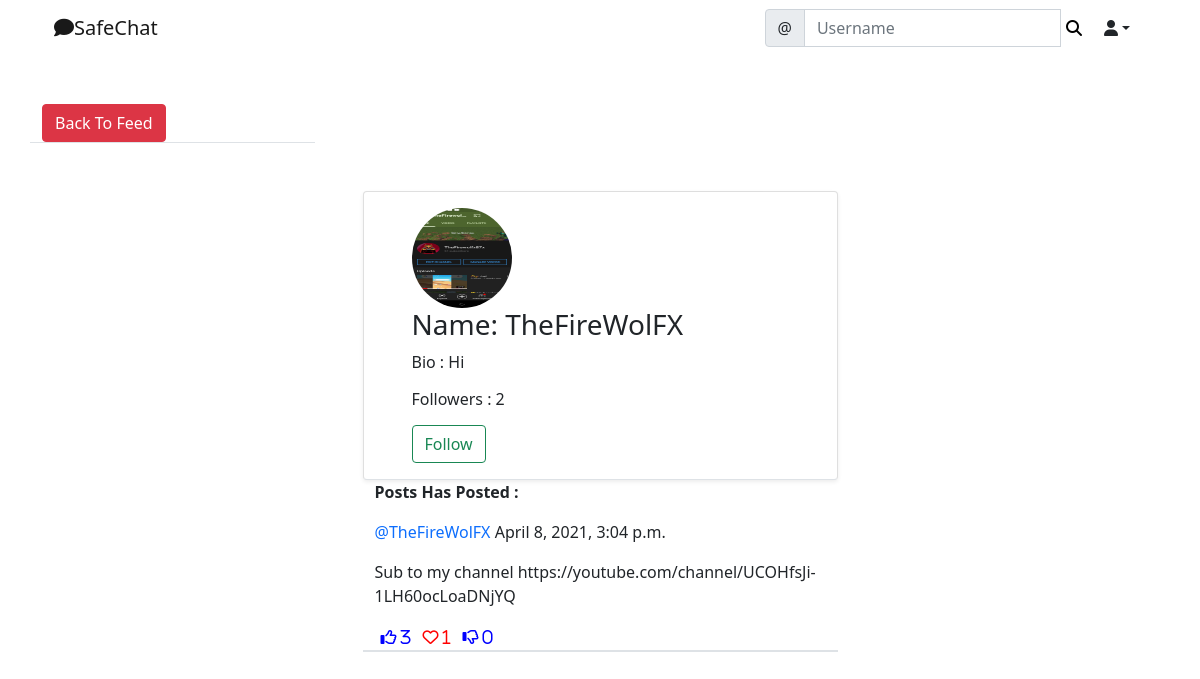
Page /social/profile/2 on the committed database.
### social/models.py (models this page shows)
class UserProfile(models.Model):
	user = models.OneToOneField(User, primary_key=True, verbose_name='user', related_name='profile', on_delete=models.CASCADE)
	name = models.CharField(max_length=30, blank=True, null=True)
	bio = models.TextField(max_length=500, blank=True, null=True)
	birth_date = models.DateField(null=True, blank=True)
	location = models.CharField(max_length=100, blank=True, null=True)
	picture = models.ImageField(upload_to="uploads/profile_pictures", default="media/uploads/profile_pictures/default.png")
	followers = models.ManyToManyField(User, blank=True, related_name='followers')

class Post(models.Model):
	body = models.TextField()
	created_on = models.DateTimeField(default=timezone.now)
	author = models.ForeignKey(User, on_delete=models.CASCADE)
	likes = models.ManyToManyField(User, blank=True, related_name='likes')
	dislikes = models.ManyToManyField(User, blank=True, related_name='dislikes')
	loves = models.ManyToManyField(User, blank=True, related_name='loves')

### social/views.py (the view)
# urls.py: path('profile/<int:pk>', ProfileView.as_view(), name='profile'),
class ProfileView(View):
	def get(self, request, pk, *args, **kwargs):
		profile = UserProfile.objects.get(pk=pk)
		user = profile.user
		posts = Post.objects.filter(author=user).order_by('-created_on')
		followers = profile.followers.all()
		if len(followers) == 0:
			is_following = False
		for follower in followers:
			if follower == request.user:
				is_following = True
				break
			else:
				is_following = False
		number_of_followers = len(followers)
		context = {
			'user': user,
			'profile': profile,
			'posts': posts,
			'number_of_followers': number_of_followers,
			'is_following': is_following,
		}
		return render(request, 'Social/profile.html', context)

### social/templates/Social/profile.html (shortened to what this page needs)
{% extends 'Landing/base.html' %}
{% block content %}
<div class="container">
	<div class="row mt-5">
		<div class="col-md-3 col-sm-6 border-bottom">
			<a href="{% url 'post-list' %}" class="btn btn-danger">Back To Feed</a>
		</div>
	</div>
	<div class="row justify-content-center mt-5">
		<div class="card shadow-sm col-md-5 col-sm-15 border-bottom px-5 pt-3">
			<img src="{{ profile.picture.url }}" class="rounded-circle" width="100" height="100" />
				<span>
					{% if request.user == user %}
						<a href="{% url 'profile-edit' profile.pk %}" style="color: #3333"><i class="far fa-edit">
						</i>
					</a>
				</span>
				{% else %}
				<h3>Name: {{ user.username }}</h3>
			{% endif %}
			{% if profile.bio %}
			<p class="">Bio : {{ profile.bio }}</p>
			{% endif %}
			<div class="mb-3">
				<h6>Followers : {{ number_of_followers }}</p>
				{% if  is_following %}
				<form method="POST" action="{% url 'remove-follower' profile.pk %}">
					{%  csrf_token %}
					<button class="btn btn-outline-danger" type="sumbit">UnFollow</button>
				</form>
				{% else %}
				<form method="POST" action="{% url 'add-follower' profile.pk %}">
					<button class="btn btn-outline-success" type="sumbit">Follow</button>
				</form>
				{% endif %}
		    </div>
		</div>
	</div>
	<div class="row justify-content-center md-5">
		<div class="col-md-5 col-sm-15 border-bottom ">
		    <p class=""><strong>Posts Has Posted :</strong></p>
	{% for post  in posts %}
	<div class="row justify-content-center md-5">
		<div class="col-md-15 col-sm-19 border-bottom">
			<p><a style="text-decoration: none" class="text-primary" href="{% url 'profile' post.author.profile.pk %}">@{{ post.author }}</a> {{ post.created_on }}</p>
			<div class="position-relative">
			    <p>{{ post.body }}</p>
			</div>
			<div class="d-flex flex-row">
				<form method="POST" action="{% url 'like' post.pk %}">
					<button style="background-color: transparent; border: none; box-shadow: none;" type="sumbit">
						<i class="far fa-thumbs-up blue-color"> <span>{{ post.likes.all.count }}</span></i>
					</button>
				</form>
			<div class="d-flex flex-row">
				<form method="POST" action="{% url 'loves' post.pk %}">
					<button style="background-color: transparent; border: none; box-shadow: none;" type="sumbit">
						<i class="far fa-heart red-color"> <span>{{  post.loves.all.count }}</span></i>
					</button>
				</form>
			<div class="d-flex flex-row">
				<form method="POST" action="{% url 'dislike' post.pk %}">
					<button style="background-color: transparent; border: none; box-shadow: none;" type="sumbit">
						<i class="far fa-thumbs-down blue-color"> <span>{{  post.dislikes.all.count }}</span></i>
					</button>
				</form>
			</div>
		</div>
	</div>
		</div>
	</div>
	{% endfor %}
</div>
{% endblock content %}

### social/templates/Social/profile.html (style rules this page uses)
.blue-color { color:blue; }
.red-color { color:red; }

### rows in the picture
UserProfile: picture (picture), bio "Hi"
Post: author "TheFireWolFX", created_on "April 8, 2021, 3:04 p.m.", body "Sub to my channel https://youtube.com/channel/UCOHfsJi-1LH60ocLoaDNjYQ", likes.all.count "3", loves.all.count "1", dislikes.all.count "0"

### other values in the picture
{{ user.username }} "TheFireWolFX"
{{ number_of_followers }} "2"
